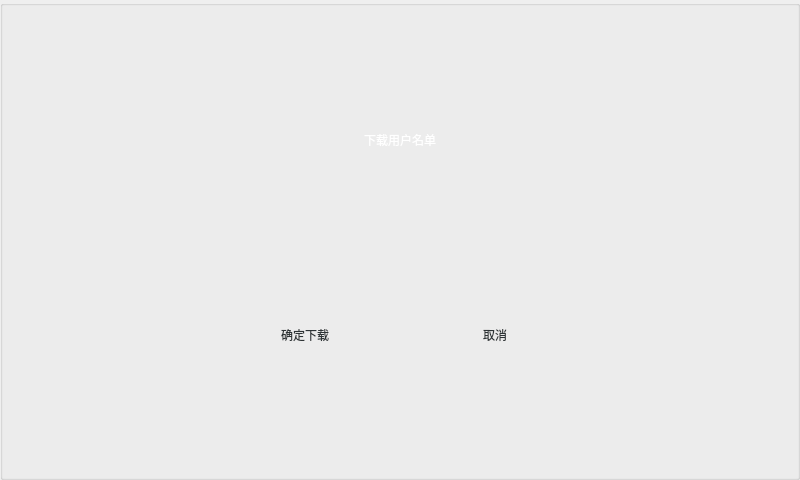
  <widget class="QGroupBox" name="groupBox_flowBg">
   <property name="geometry">
    <rect>
     <x>0</x>
     <y>0</y>
     <width>800</width>
     <height>480</height>
    </rect>
   </property>
   <property name="styleSheet">
    <string notr="true">QGroupBox#groupBox_flowBg{background-color: rgba(0, 0, 0, 0.5);border:none}</string>
   </property>
   <property name="title">
    <string/>
   </property>
   <widget class="QLabel" name="label_process">
    <property name="geometry">
     <rect>
      <x>50</x>
      <y>170</y>
      <width>700</width>
      <height>60</height>
     </rect>
    </property>
    <property name="styleSheet">
     <string notr="true">font: 500 20pt &quot;Ubuntu&quot;;
color: rgb(255, 255, 255);</string>
    </property>
    <property name="text">
     <string/>
    </property>
    <property name="alignment">
     <set>Qt::AlignCenter</set>
    </property>
   </widget>
   <widget class="QLabel" name="label_tips_process">
    <property name="geometry">
     <rect>
      <x>250</x>
      <y>250</y>
      <width>300</width>
      <height>20</height>
     </rect>
    </property>
    <property name="styleSheet">
     <string notr="true">color: rgb(255, 255, 255);
font:500 13pt &quot;Ubuntu&quot;;
display:none;</string>
    </property>
    <property name="text">
     <string/>
    </property>
    <property name="alignment">
     <set>Qt::AlignCenter</set>
    </property>
   </widget>
   <widget class="QPushButton" name="pushButton_confirm_cancel">
    <property name="geometry">
     <rect>
      <x>420</x>
      <y>310</y>
      <width>150</width>
      <height>50</height>
     </rect>
    </property>
    <property name="focusPolicy">
     <enum>Qt::NoFocus</enum>
    </property>
    <property name="styleSheet">
     <string notr="true">QPushButton{border:none;background-image: url(:/images/btnBg.gif);font: 400 14pt &quot;Ubuntu&quot;;color: rgb(46, 52, 54);} 
QPushButton:pressed{border:none;background-image: url(:/images/btnBg_down.gif);} 
</string>
    </property>
    <property name="text">
     <string>取消</string>
    </property>
   </widget>
   <widget class="QPushButton" name="pushButton_confirm_upload">
    <property name="geometry">
     <rect>
      <x>230</x>
      <y>310</y>
      <width>150</width>
      <height>50</height>
     </rect>
    </property>
    <property name="focusPolicy">
     <enum>Qt::NoFocus</enum>
    </property>
    <property name="styleSheet">
     <string notr="true">QPushButton{border:none;background-image: url(:/images/btnBg.gif);font: 400 14pt &quot;Ubuntu&quot;;color: rgb(46, 52, 54);} 
QPushButton:pressed{border:none;background-image: url(:/images/btnBg_down.gif);} 
</string>
    </property>
    <property name="text">
     <string>确定下载</string>
    </property>
   </widget>
   <widget class="QLabel" name="label_process_note">
    <property name="geometry">
     <rect>
      <x>50</x>
      <y>110</y>
      <width>700</width>
      <height>60</height>
     </rect>
    </property>
    <property name="styleSheet">
     <string notr="true">font: 500 20pt &quot;Ubuntu&quot;;
color: rgb(255, 255, 255);</string>
    </property>
    <property name="text">
     <string>下载用户名单</string>
    </property>
    <property name="alignment">
     <set>Qt::AlignCenter</set>
    </property>
   </widget>
  </widget>
